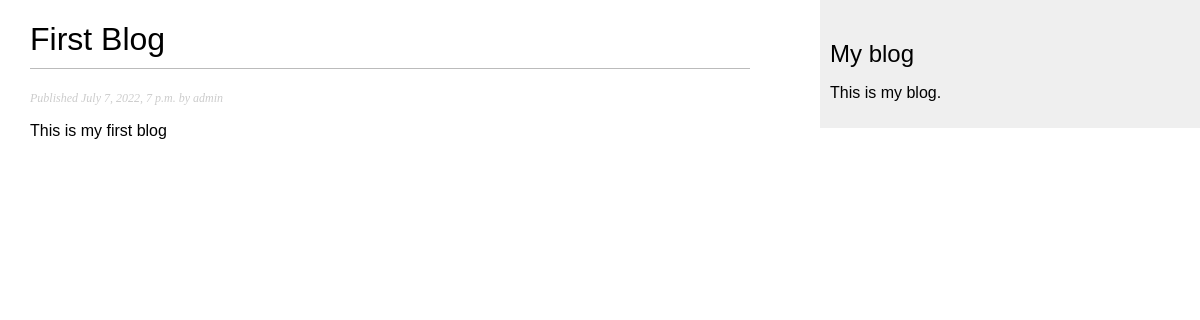
The app's page /blog/2022/7/7/firstblog/ with its own data.
### blog/models.py (models this page shows, shortened)
class Post(models.Model):
    STATUS_CHOICES = (
        ('draft' , 'DRAFT'),
        ('published', 'PUBLISHED'),
    )  #This is a tuple with first element in each tuple is the actual value to be set on the model,
    title = models.CharField(max_length=250)
    slug = models.SlugField(max_length=250, unique_for_date='publish')
    author = models.ForeignKey(User, on_delete=models.CASCADE, related_name='blog_posts')
    body = models.TextField()
    publish = models.DateTimeField(default=timezone.now)
    created = models.DateTimeField(auto_now_add=True)
    updated = models.DateTimeField(auto_now=True)
    status = models.CharField(max_length=10, choices=STATUS_CHOICES, default='draft')
    objects = models.Manager() # The default manager.
    published = PublishedManager() # Our custom manager.
    class Meta:
        ordering = ('-publish',)

### blog/views.py (the view)
# urls.py: path('<int:year>/<int:month>/<int:day>/<slug:post>/', views.post_detail, name='post_detail'),
def post_detail(request, year, month, day, post):
    post = get_object_or_404(Post, slug=post, status='published', publish__year=year, publish__month=month, publish__day=day)
    return render(request, 'blog/post/detail.html', {'post': post})

### blog/templates/blog/post/detail.html (shortened to what this page needs)
{% extends "blog/base.html" %}
{% block content %}
<h1>{{ post.title }}</h1>
<p class="date">
Published {{ post.publish }} by {{ post.author }}
</p>
{{ post.body|linebreaks }}
{% endblock %}

### blog/static/css/blog.css (style rules this page uses)
body { margin:0; padding:0; font-family:helvetica, sans-serif; }
h1 { font-weight:normal; border-bottom:1px solid #bbb; padding:0 0 10px 0; }
p.date { color:#ccc; font-family: georgia, serif; font-size: 12px; font-style: italic; }

### records on screen
Post: title "First Blog", publish "July 7, 2022, 7 p.m.", author "admin", body "This is my first blog"
